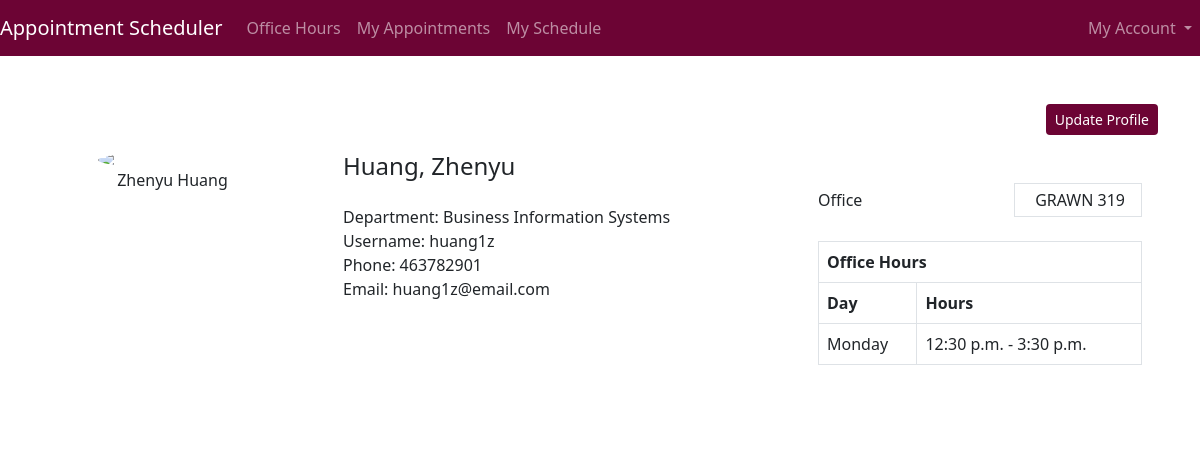
Screenshot of /profile/ (signed in) with the database file from the repository.
### Professor/models.py (models this page shows, shortened)
class Professor(models.Model):
    user=models.OneToOneField(User,on_delete=models.CASCADE,primary_key=True)
    First_Name=models.CharField(max_length=100,null=True,blank=True)
    Last_Name=models.CharField(max_length=100,null=True,blank=True)
    Department_id=models.ForeignKey(Department,on_delete=models.SET_NULL,null=True,blank=True)
    Phone=models.BigIntegerField(null=True,blank=True)
    Email=models.EmailField(max_length=100,null=True,blank=False)
    Office=models.CharField(max_length=1000,null=True,blank=True)
    created_on = models.DateTimeField(default=timezone.now)
    created_by = models.CharField(max_length=100, blank=True, null=True)
    updated_on = models.DateTimeField(auto_now=True)
    updated_by = models.CharField(max_length=100, blank=True, null=True)
    class Meta:
        verbose_name_plural='Professors'
        ordering=['Last_Name']

class OfficeHours(models.Model):
    DAY_CHOICES = (
        ('Mon', 'Monday'),
        ('Tue', 'Tuesday'),
        ('Wed', 'Wednesday'),
        ('Thu', 'Thursday'),
        ('Fri', 'Friday'),
    )
    id=models.UUIDField(default=uuid.uuid4,unique=True,primary_key=True,blank=False,null=False,editable=False)
    Professor=models.ForeignKey(Professor,blank=True,null=True,on_delete=models.SET_NULL)
    Day=models.CharField(max_length=3, choices=DAY_CHOICES)
    StartTime=models.TimeField()
    EndTime=models.TimeField()
    Office = models.ForeignKey('Professor', related_name='office_hours', blank=True, null=True, on_delete=models.SET_NULL)
    created_on = models.DateTimeField(default=timezone.now)
    created_by = models.CharField(max_length=100, blank=True, null=True)
    updated_on = models.DateTimeField(auto_now=True)
    updated_by = models.CharField(max_length=100, blank=True, null=True)
    class Meta:
        verbose_name_plural="Office Hours"
        ordering = ['Professor','Day']

### Student/models.py (models this page shows)
class Department(models.Model):
    Department_id=models.UUIDField(default=uuid.uuid4,primary_key=True,blank=False,null=False,editable=False)
    Department_Code=models.CharField(max_length=5)
    Department_Name=models.CharField(max_length=100)
    created_on = models.DateTimeField(default=timezone.now)
    created_by = models.CharField(max_length=100, blank=True, null=True)
    updated_on = models.DateTimeField(auto_now=True)
    updated_by = models.CharField(max_length=100, blank=True, null=True)
    class Meta:
        verbose_name_plural="Departments"
        ordering=['Department_Code']
    def __str__(self):
        return self.Department_Name

### Student/views.py (the view)
# urls.py: path('profile/',views.Profile,name='profile'),
@login_required(login_url='login')
def Profile(request):
    user=User.objects.get(username=request.user)
    if Student.objects.filter(user=user).exists():
        profile=Student.objects.get(user=user)
        role='student'
        context={'profile':profile,'role':role}
        return render(request,'profile.html',context)
    else:
        profile=Professor.objects.get(user=user)
        role='professor'
        officehours=OfficeHours.objects.filter(Professor=profile)
        context={'profile':profile,'role':role,'officehours':officehours}
        return render(request,'profile.html',context)

### Professor/context_processors.py (called while the page is built)
def user_role(request):
    is_student = False
    is_professor = False
    if request.user.is_authenticated:
        user = request.user
        if Student.objects.filter(user=user).exists():
            is_student=True
        else:
            is_professor = True
    return {
        'is_student': is_student,
        'is_professor': is_professor,
    }

### templates/profile.html (shortened to what this page needs)
{% extends 'main.html' %}
{% block content %}
  {% if role == 'professor' %}
  <div class="container rounded bg-white mt-5 mb-5">
    <div class="row">
      <div class="col-md-3 border-right">
        <div class="d-flex flex-column align-items-center text-center p-3 py-5">
          <img class="rounded-circle" width="150px" src="https://st3.depositphotos.com/15648834/17930/v/600/depositphotos_179308454-stock-illustration-unknown-person-silhouette-glasses-profile.jpg">
          <span>{{ profile.First_Name }} {{ profile.Last_Name }}</span>
        </div>
      </div>
      <div class="col-md-5 border-right">
        <div class="p-3 py-5">
          <div class="d-flex justify-content-between align-items-center mb-3">
            <h4 class="text-right">{{ profile.Last_Name }}, {{ profile.First_Name }}</h4>
          </div>
          <div class="row mt-3">
            <div><label class="labels">Department: {{ profile.Department_id }}</label></div>
            <div class="col-md-12"><label class="labels">Username: {{ profile.user }}</label></div> <br>
            <div><label class="labels">Phone: {{ profile.Phone }}</label></div>
            <div><label class="labels">Email: {{ profile.Email }}</label></div>
          </div>
          <br />
        </div>
      </div>
      <div class="col-md-4">
        <div style="text-align: right;">
          <a href="{%url 'updateprofile'%}">
            <button class="btn btn-sm" style="background-color: #6c0434; color: white;">Update Profile</button>
          </a>
      </div>
        <div class="p-3 py-5">
          <div class="d-flex justify-content-between align-items-center experience">
            <span>Office</span>
            <span class="border px-3 p-1 add-experience">
              &nbsp;{{ profile.Office }}
            </span>
          </div>
          <br />
          <div class="col-md-12">
            <table class="table table-bordered table-hover">
              <thead>
                <tr>
                  <th colspan="2">Office Hours</th>
                </tr>
                <tr>
                  <th>Day</th>
                  <th>Hours</th>
                </tr>
              </thead>
              <tbody>
                {% for record in officehours %}
    <tr>
      <td>{{ record.get_Day_display }}</td>
      <td>{{ record.StartTime }} - {{ record.EndTime }}</td>
    </tr>
    {% endfor %}
              </tbody>
            </table>
          </div>
        </div>
      </div>
    </div>
  </div>
  {% endif %}
{% endblock content %}

### rows the page displays
Professor: First_Name "Zhenyu", Last_Name "Huang", Department_id "Business Information Systems", user "huang1z", Phone "463782901", Email "huang1z@email.com", Office "GRAWN 319"
OfficeHours: Day "Monday", StartTime "12:30 p.m.", EndTime "3:30 p.m."
